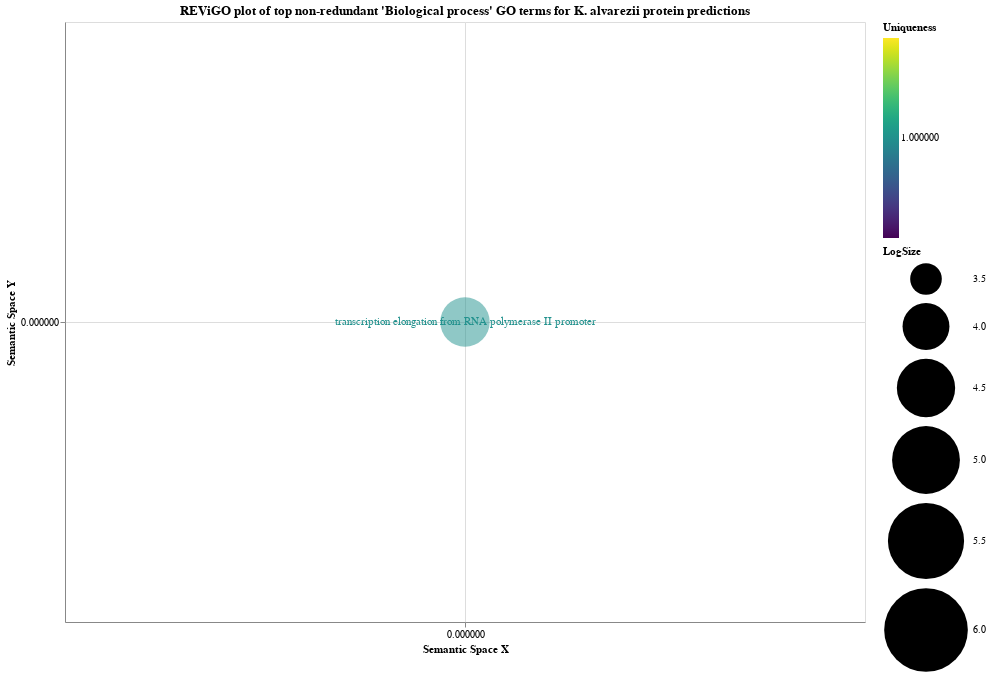

Notebook code cell kept with this figure:
### Code cell
# Plot graphs for each category of GO term separately
category = "Biological process"
df = master_df[master_df["Subontology"] == category]

base = alt.Chart(df).mark_point(filled=True, fillOpacity=0.5).encode(
    y=alt.Y('PlotY', title="Semantic Space Y"),
    x=alt.X('PlotX', title="Semantic Space X"),
    size=alt.Size('LogSize', scale=alt.Scale(base=0, domain=[3.5,6], range=[1000, 7000])),
    color=alt.Color('Uniqueness', scale=alt.Scale(scheme='viridis')),
    tooltip=["TermID", "Name", "Frequency", "LogSize", "Uniqueness", "Dispensability"]
)

text = alt.Chart(df).mark_text().encode(
    y=alt.Y('PlotY', title="Semantic Space Y"),
    x=alt.X('PlotX', title="Semantic Space X"),
    color=alt.Color('Uniqueness', scale=alt.Scale(scheme='viridis')),
    text="Name"
)

plot = alt.layer(base, text).properties(
    title=f"REViGO plot of top non-redundant '{category}' GO terms for K. alvarezii protein predictions",
    height=600,
    width=800
).interactive()

plot

### Figure 1 — Vega-Lite specification as saved in the notebook (floating-point values rounded to 4 significant figures)
{"config": {"view": {"continuousWidth": 400, "continuousHeight": 300}}, "layer": [{"mark": {"type": "point", "fillOpacity": 0.5, "filled": true}, "encoding": {"color": {"type": "quantitative", "field": "Uniqueness", "scale": {"scheme": "viridis"}}, "size": {"type": "quantitative", "field": "LogSize", "scale": {"base": 0, "domain": [3.5, 6], "range": [1000, 7000]}}, "tooltip": [{"type": "nominal", "field": "TermID"}, {"type": "nominal", "field": "Name"}, {"type": "quantitative", "field": "Frequency"}, {"type": "quantitative", "field": "LogSize"}, {"type": "quantitative", "field": "Uniqueness"}, {"type": "quantitative", "field": "Dispensability"}], "x": {"type": "quantitative", "field": "PlotX", "title": "Semantic Space X"}, "y": {"type": "quantitative", "field": "PlotY", "title": "Semantic Space Y"}}, "selection": {"selector008": {"type": "interval", "bind": "scales", "encodings": ["x", "y"]}}}, {"mark": "text", "encoding": {"color": {"type": "quantitative", "field": "Uniqueness", "scale": {"scheme": "viridis"}}, "text": {"type": "nominal", "field": "Name"}, "x": {"type": "quantitative", "field": "PlotX", "title": "Semantic Space X"}, "y": {"type": "quantitative", "field": "PlotY", "title": "Semantic Space Y"}}}], "data": {"name": "data-51a3f4765d759c3a13a0802d098fca28"}, "height": 600, "title": "REViGO plot of top non-redundant 'Biological process' GO terms for K. alvarezii protein predictions", "width": 800, "$schema": "https://vega.github.io/schema/vega-lite/v4.8.1.json", "datasets": {"data-51a3f4765d759c3a13a0802d098fca28": [{"TermID": "GO:0006368", "Name": "transcription elongation from RNA polymerase II promoter", "Frequency": 0.05227, "PlotX": 0.0, "PlotY": 0.0, "LogSize": 4.102, "Value": null, "Uniqueness": 1.0, "Dispensability": 0.0, "Representative": null, "Eliminated": false, "Subontology symbol": "BP", "Subontology": "Biological process"}, {"TermID": "GO:0006353", "Name": "DNA-templated transcription, termination", "Frequency": 0.2015, "PlotX": null, "PlotY": null, "LogSize": 4.688, "Value": null, "Uniqueness": 1.0, "Dispensability": 0.557, "Representative": 6368.0, "Eliminated": true, "Subontology symbol": "BP", "Subontology": "Biological process"}]}}
